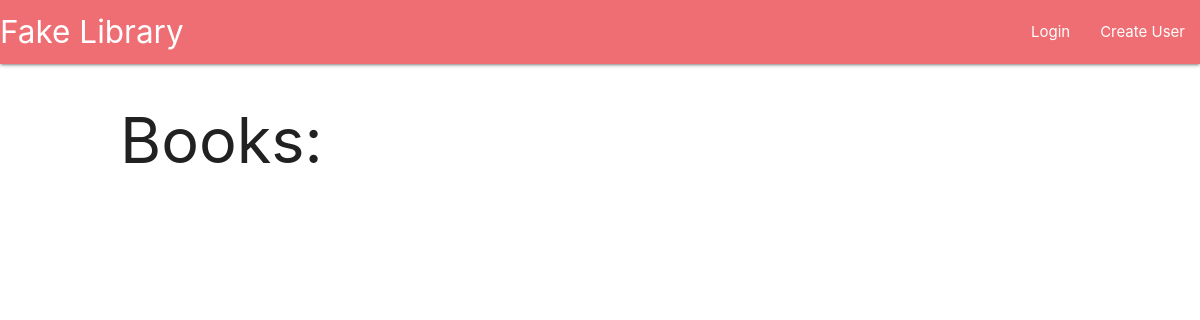
The page /library/index/ on the database as committed earlier.
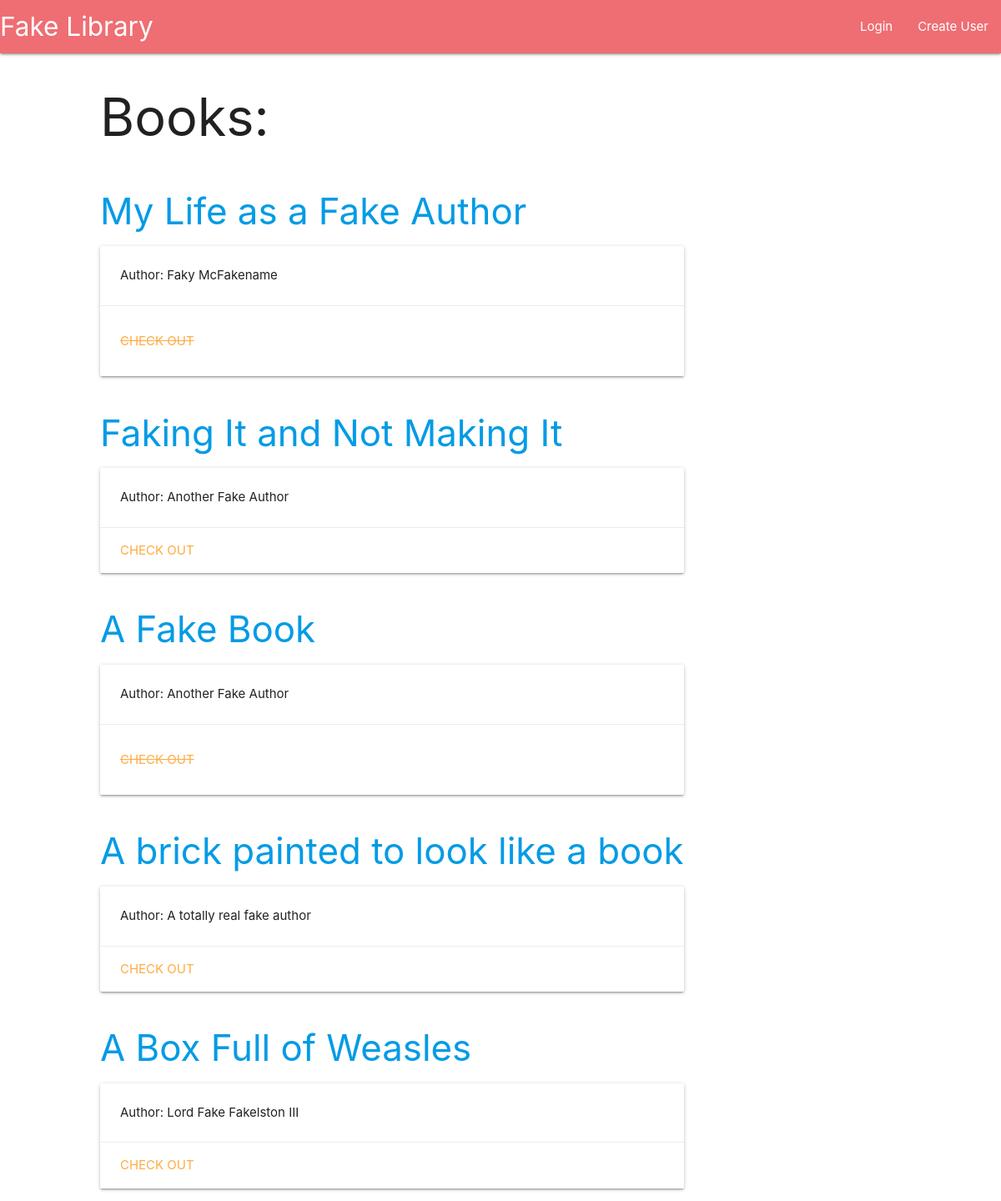
The same page on the database as committed later.
### library/models.py (models this page shows, shortened)
class Books(models.Model):
    title=models.CharField(max_length=50)
    publish_date=models.DateTimeField()
    author=models.ForeignKey(Author, on_delete=models.PROTECT)
    checked_out=models.BooleanField()
    checked_out_by=models.ForeignKey(User, models.SET_NULL, blank=True, null=True)

class Author(models.Model):
    author=models.CharField(max_length=30)

### library/views.py (the view)
# urls.py: path('', views.index, name='index'),
def index(request):
    authors = Author.objects.all()
    books = Books.objects.all()
    checkout = Book_checkout.objects.all()
    context = {
        'authors':authors,
        'books':books,
        'checkout':checkout,
    }
    return render(request, 'library/index.html', context)

### library/templates/library/index.html (shortened to what this page needs)
{% extends 'library/base.html'%}
{% block content %}
<div class="bigoldiv">
<div class=books>
    <h1>Books:</h1>
    {% for book in books %}
    <div class="col s12 m7">
       <h3> <a href="{% url 'library:bookinfo' book.id %}" class="header">{{book.title}} </a> </h3>
        <div class="card horizontal">
          <div class="card-stacked">
            <div class="card-content">
              <p>Author: {{book.author.author}}</p>
            </div>
            {% if book.checked_out %}
            <div class="card-action">
              <p class="checkout" disabled href="#">CHECK OUT</p>
            </div>
            {% else %}
            <div class="card-action">
              <a href="{% url 'library:checkout' book.id %}">Check Out</a>
            </div>
            {% endif %}
          </div>
        </div>
      </div>
    {% endfor %}
</div>
</div>
{% endblock %}

### library/templates/library/base.html (shortened to what this page needs)
<!DOCTYPE html>
<html lang="en">
<head>
    <link rel="stylesheet" href="https://cdnjs.cloudflare.com/ajax/libs/materialize/1.0.0/css/materialize.min.css">
</head>
<body>
    <div class="navbar-fixed">
        <nav>
          <div class="nav-wrapper">
            <a href='{% url "library:index" %}' class="brand-logo">Fake Library</a>
            <ul class="right hide-on-med-and-down">
                {% if user.is_anonymous %}
            <li><a href='{% url "users:login" %}'>Login</a></li>
            <li><a href='{% url "users:register" %}'>Create User</a></li>
                {% else %}
            <li><a href='{% url "library:mybooks" %}'>Profile</a></li>
            <li><a href='{% url "users:logout" %}'>Logout</a></li>
                {% endif %}
            </ul>
          </div>
        </nav>
      </div>
      {% block content %}
      {% endblock %}
    </body>
    </html>

### library/templates/library/base.html (style rules this page uses)
.bigoldiv { margin: 0 auto; display: flex; max-width: 80vw; }
.books { display: flex; flex-direction: column }
.checkout { text-decoration: line-through; color:#FFAB40; }

Rows that differ between the two databases and show on the page:
added Books: title "My Life as a Fake Author", author.author "Faky McFakename", checked_out "CHECK OUT"
added Books: title "Faking It and Not Making It", author.author "Another Fake Author", checked_out "CHECK OUT"
added Books: title "A Fake Book", author.author "Another Fake Author", checked_out "CHECK OUT"
added Books: title "A brick painted to look like a book", author.author "A totally real fake author", checked_out "CHECK OUT"
added Books: title "A Box Full of Weasles", author.author "Lord Fake Fakelston III", checked_out "CHECK OUT"
